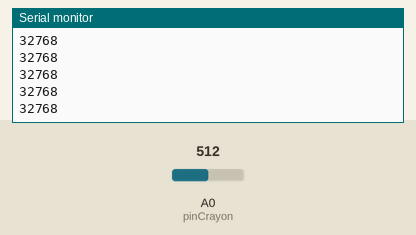
A sketch run on a simulated Teensy 4. Parts: the last lines printed to the serial monitor. The inputs (shaded band) are chosen by the test bench; at power-on: A0 (pinCrayon) = 512 (analog values on the 0–1023 scale).

Above: at 1.2 s.
1.3 s: A0 (pinCrayon) set to 716
At 2.0 s:
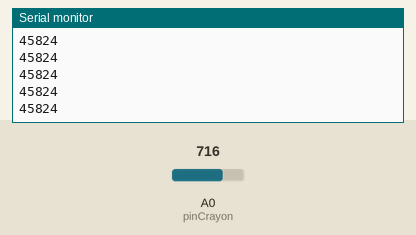
2.8 s: A0 (pinCrayon) set to 900
At 3.9 s:
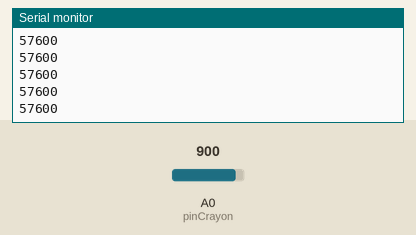
Timing chart, 0 to 5.8 s (numbered marks = the images above; inputs shaded):
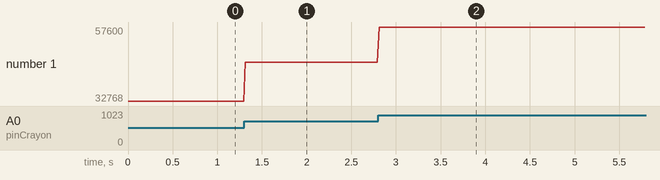

Measured:
- after the input at 1.3 s, the serial monitor: prints a new line at once (image 1)
- after the input at 2.8 s, the serial monitor: prints a new line at once (image 2)
- plotted number 1: 32768 → 45824 after the input at 1.3 s, 45824 → 57600 after the input at 2.8 s

The sketch:

crayon.ino
```cpp
int pinCrayon = A0;

const int numReadings  = 10;
int readings [numReadings];
int readIndex  = 0;
long total  = 0;

void setup() {
  Serial.begin(9600);
  pinMode(pinCrayon, INPUT);
  analogReadResolution(16);
}

void loop() {
  int valCrayon = analogRead(pinCrayon);
  int resCrayon = smooth(map(valCrayon, 2000, 9000, 0, 127));
  resCrayon = constrain(resCrayon, 0, 127);
  if (resCrayon < 0){
    resCrayon = 0;
  }
  usbMIDI.sendControlChange(60, resCrayon, 1);
  Serial.println(valCrayon);
  //Serial.println(resCrayon);
  delay(20);
}

long smooth(int var) { /* function smooth */
  long average;
  total = total - readings[readIndex];
  readings[readIndex] = var;
  total = total + readings[readIndex];
  readIndex = readIndex + 1;
  if (readIndex >= numReadings) {
    readIndex = 0;
  }
  average = total / numReadings;

  return average;
}
```
